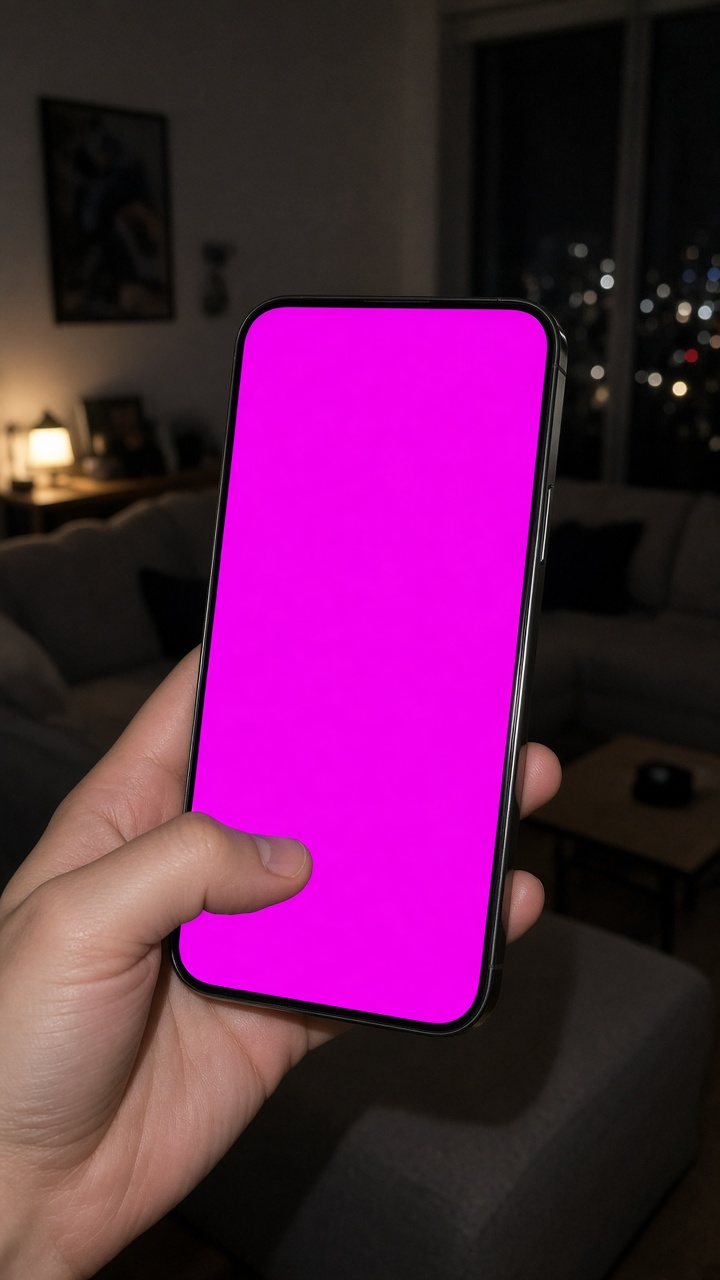
#> input picture server/brand/ads-kit/creatives/ugc-hand-phone-plate.jpg, 720 x 1280 px
$ python render-ugc-sc-week-ad.py
#> lines starting #> are read from the running program, lines starting #| are printed output that depends on the picture; after the words box and inside, x2 and y2 are one past the last pixel; in counts of white or black regions, pixels touching at a corner belong together
#!/usr/bin/env python3
"""15s 9:16 UGC App Install — Game Week → FutureCast → Film Room."""
from __future__ import annotations

import shutil
import subprocess
from pathlib import Path

import cv2
import numpy as np
from PIL import Image, ImageDraw, ImageFont

ASSETS = Path("/home/ubuntu/.cursor/projects/workspace/assets")
OUT = Path(__file__).resolve().parent / "creatives"
PLATE_SRC = OUT / "ugc-hand-phone-plate.jpg"
if not PLATE_SRC.exists():
    PLATE_SRC = Path("/opt/cursor/artifacts/assets/gv-ugc-hand-phone-magenta.jpg")
FRAMES = Path("/tmp/gv-ugc-ad-frames")
W, H = 1080, 1920
FPS = 24
DUR = 15.0

NAVY = (7, 17, 31)
ORANGE = (250, 70, 22)
WHITE = (255, 255, 255)

SCREENS = {
    "home": ASSETS / "e6189363-5c7c-45cc-8e52-323065e8c458.png",
    "futurecast": ASSETS / "df8a4058-f9ad-4eb3-a705-c49ed384b73c.png",
    "film": ASSETS / "87fd3132-0935-4141-9f22-97116a1fbaeb.png",
}

# Game Week only — leftover NOW / Bailey stays off the ad.
HOME_CROP_Y = (0.40, 0.935)


# [7 lines left out: function font, not called in this run]


def ease(t: float) -> float:
    t = max(0.0, min(1.0, t))
    return t * t * (3.0 - 2.0 * t)


def load_screen(key: str) -> Image.Image:
    im = Image.open(SCREENS[key]).convert("RGB")
    if key == "home":
        w, h = im.size
        im = im.crop((0, int(h * HOME_CROP_Y[0]), w, int(h * HOME_CROP_Y[1])))
    return im


def screen_quad(plate_bgr: np.ndarray) -> tuple[np.ndarray, np.ndarray]:
    hsv = cv2.cvtColor(plate_bgr, cv2.COLOR_BGR2HSV)
#> hsv: shape (1920, 1080, 3); mean H, S, V 49.1, 114.8, 92.7
    h, s, v = hsv[:, :, 0], hsv[:, :, 1], hsv[:, :, 2]
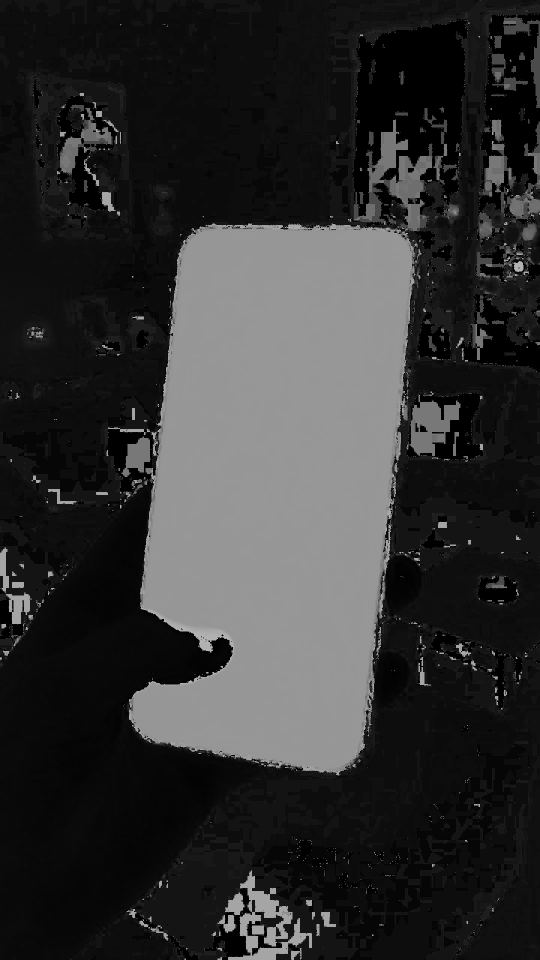
#> h: shape (1920, 1080) (shown at 1/2 size); min 0, max 179, mean 49.1
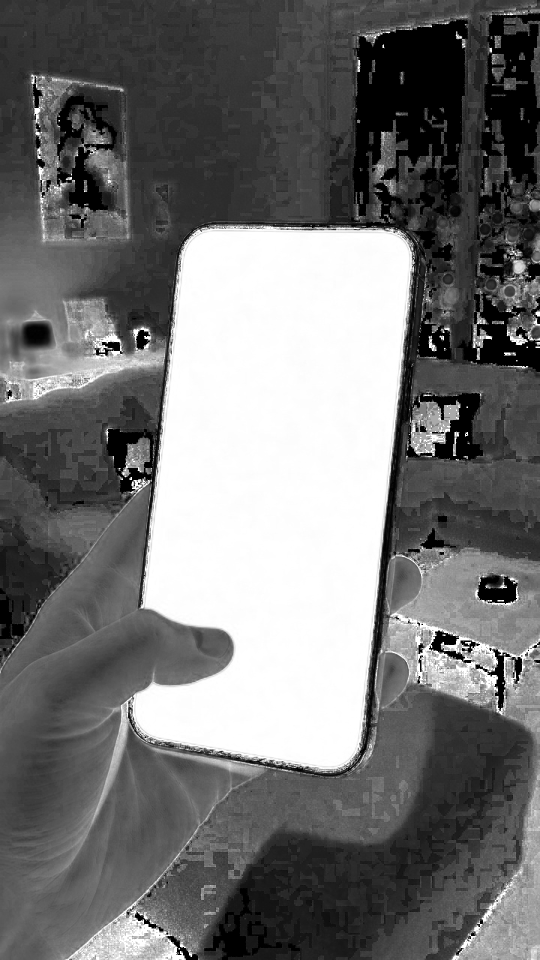
#> s: shape (1920, 1080) (shown at 1/2 size); min 0, max 255, mean 114.8
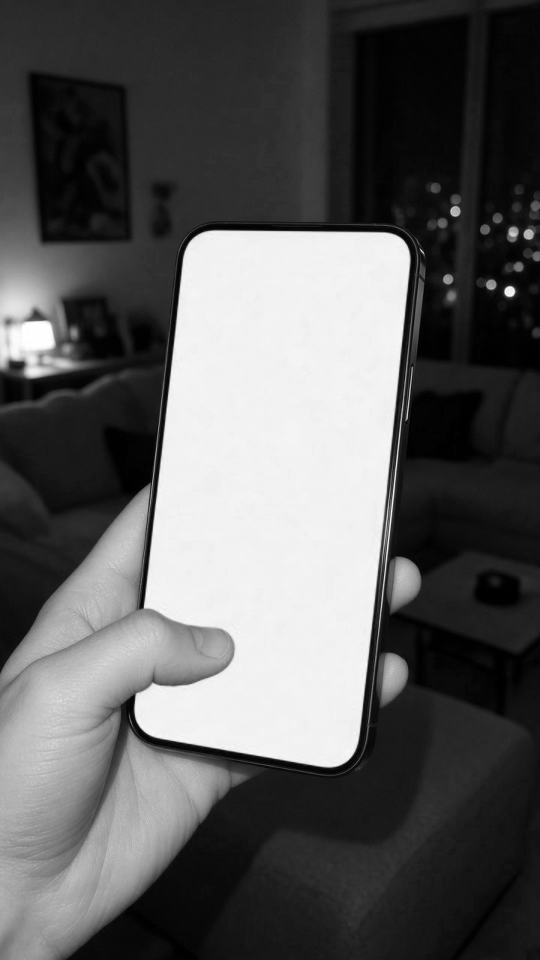
#> v: shape (1920, 1080) (shown at 1/2 size); min 0, max 255, mean 92.7
    mask = ((h > 130) & (h < 175) & (s > 80) & (v > 80)).astype(np.uint8) * 255
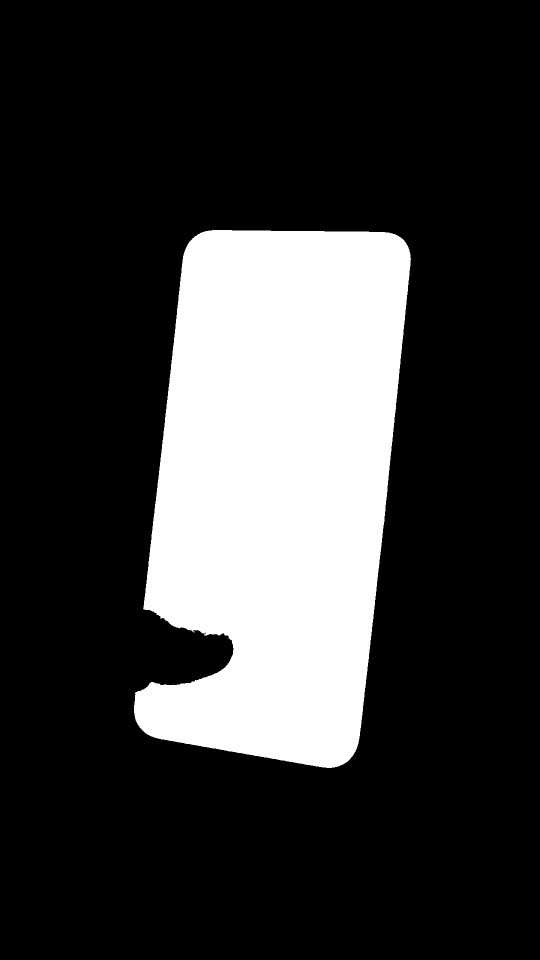
#> mask: shape (1920, 1080) (shown at 1/2 size); 22% white; 1 white region, box (x1, y1, x2, y2) and area: (268, 460, 822, 1536) 456917
    mask = cv2.morphologyEx(mask, cv2.MORPH_CLOSE, np.ones((11, 11), np.uint8))
#> mask: shape (1920, 1080); 22% white; 1 white region
    cnts, _ = cv2.findContours(mask, cv2.RETR_EXTERNAL, cv2.CHAIN_APPROX_SIMPLE)
#> cnts = 1 contour; box (x1, y1, x2, y2) and area: (268, 460, 822, 1536) 455458
    c = max(cnts, key=cv2.contourArea)
#> c = contour of 858 points, box (x1, y1, x2, y2) (268, 460, 822, 1536), area 455458
    box = cv2.boxPoints(cv2.minAreaRect(c)).astype(np.float32)
#> box = [[711.7, 1541.6], [255.2, 1490.1], [376, 419.5], [832.6, 471.1]]
    ssum = box.sum(axis=1)
#> ssum = [2253.3, 1745.3, 795.6, 1303.6]
    diff = np.diff(box, axis=1).reshape(-1)
#> diff = [829.9, 1234.9, 43.48, -361.5]
    tl, br = box[np.argmin(ssum)], box[np.argmax(ssum)]
#> tl = [376, 419.5]; br = [711.7, 1541.6]
    tr, bl = box[np.argmin(diff)], box[np.argmax(diff)]
#> tr = [832.6, 471.1]; bl = [255.2, 1490.1]
    quad = np.array([tl, tr, br, bl], dtype=np.float32)
#> quad = [[376, 419.5], [832.6, 471.1], [711.7, 1541.6], [255.2, 1490.1]]
    return quad, mask


# [77 lines left out: functions warp_to_phone, swipe_source, caption_layer, end_card, tap_ripple, scene_at, not called in this run]


def main() -> None:
    if FRAMES.exists():
        shutil.rmtree(FRAMES)
    FRAMES.mkdir(parents=True)
    OUT.mkdir(parents=True, exist_ok=True)

    plate = Image.open(PLATE_SRC).convert("RGB").resize((W, H), Image.Resampling.LANCZOS)
    plate_bgr = np.array(plate)[:, :, ::-1].copy()
    quad, mask = screen_quad(plate_bgr)
    mask_f = (mask > 0).astype(np.uint8)
#> mask_f: shape (1920, 1080); values 0 (black) and 1 (white), 22% white; 1 white region, box (x1, y1, x2, y2) and area: (268, 460, 822, 1536) 457023
    # fill leftover magenta on the plate so the bezel does not glow pink
    plate_bgr[mask_f == 1] = (18, 16, 12)
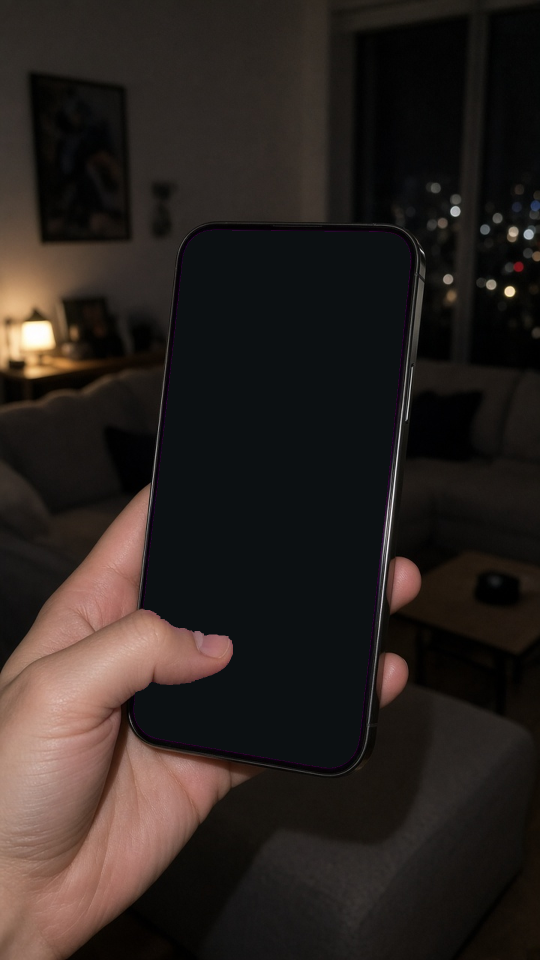
#> plate_bgr: shape (1920, 1080, 3) (shown at 1/2 size); mean B, G, R 31.2, 34.8, 42.4
    mask_f = cv2.erode(mask_f, np.ones((7, 7), np.uint8), iterations=1)
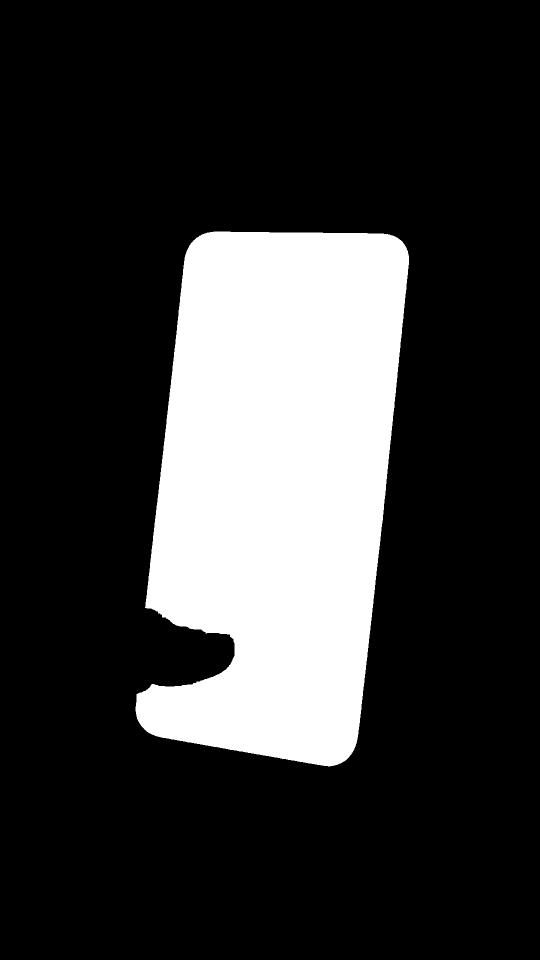
#> mask_f: shape (1920, 1080) (shown at 1/2 size); values 0 (black) and 1 (white), 21.5% white; 1 white region, box (x1, y1, x2, y2) and area: (271, 463, 818, 1533) 446149

    home, future, film = load_screen("home"), load_screen("futurecast"), load_screen("film")
    cap = caption_layer("South Carolina week is already in the app.")
    end = end_card()

    # play-button approx: center of phone quad, shifted onto the Film Room player
    cx = float((quad[0][0] + quad[1][0] + quad[2][0] + quad[3][0]) / 4)
    cy = float((quad[0][1] + quad[1][1] + quad[2][1] + quad[3][1]) / 4) + 120

    n = int(DUR * FPS)
    still_saved = False
    last_live = Image.fromarray(plate_bgr[:, :, ::-1])
    for i in range(n):
        sec = i / FPS
        kind = scene_at(sec)
        if kind == "end":
            t = ease((sec - 12.15) / 0.35)
            frame = Image.blend(last_live, end, t)
            if t >= 1.0:
                frame = end
        else:
            if kind == "home":
                src = home
            elif kind == "futurecast":
                src = future
            elif kind == "film":
                src = film
            elif kind == "swipe_home_fc":
                src = swipe_source(home, future, (sec - 5.0) / 0.45)
            else:
                src = swipe_source(future, film, (sec - 9.2) / 0.45)

            warped = warp_to_phone(src, quad, (W, H))
            composed = plate_bgr.copy()
            m = mask_f[:, :, None]
            composed = np.where(m == 1, warped, composed)
            frame = Image.fromarray(composed[:, :, ::-1])
            if kind != "end" and sec >= 0.35:
                frame = Image.alpha_composite(frame.convert("RGBA"), cap).convert("RGB")
            if kind == "film":
                tap_t = (sec - 10.05) / 0.55
                frame = tap_ripple(frame, cx, cy, tap_t).convert("RGB")
            if kind == "home" and not still_saved:
                frame.save(OUT / "fb-ugc-gameweek-still.jpg", quality=94, optimize=True)
                still_saved = True
            last_live = frame

        frame.save(FRAMES / f"f{i:04d}.jpg", quality=90)

    mp4 = OUT / "fb-ugc-sc-week-15s.mp4"
    subprocess.check_call(
        [
            "ffmpeg",
            "-y",
            "-framerate",
            str(FPS),
            "-i",
            str(FRAMES / "f%04d.jpg"),
            "-c:v",
            "libx264",
            "-pix_fmt",
            "yuv420p",
            "-crf",
            "18",
            "-movflags",
            "+faststart",
            str(mp4),
        ]
    )
    print("wrote", mp4, "still", OUT / "fb-ugc-gameweek-still.jpg")


if __name__ == "__main__":
#> (the run stopped early here; a loop or call above may not have finished)
